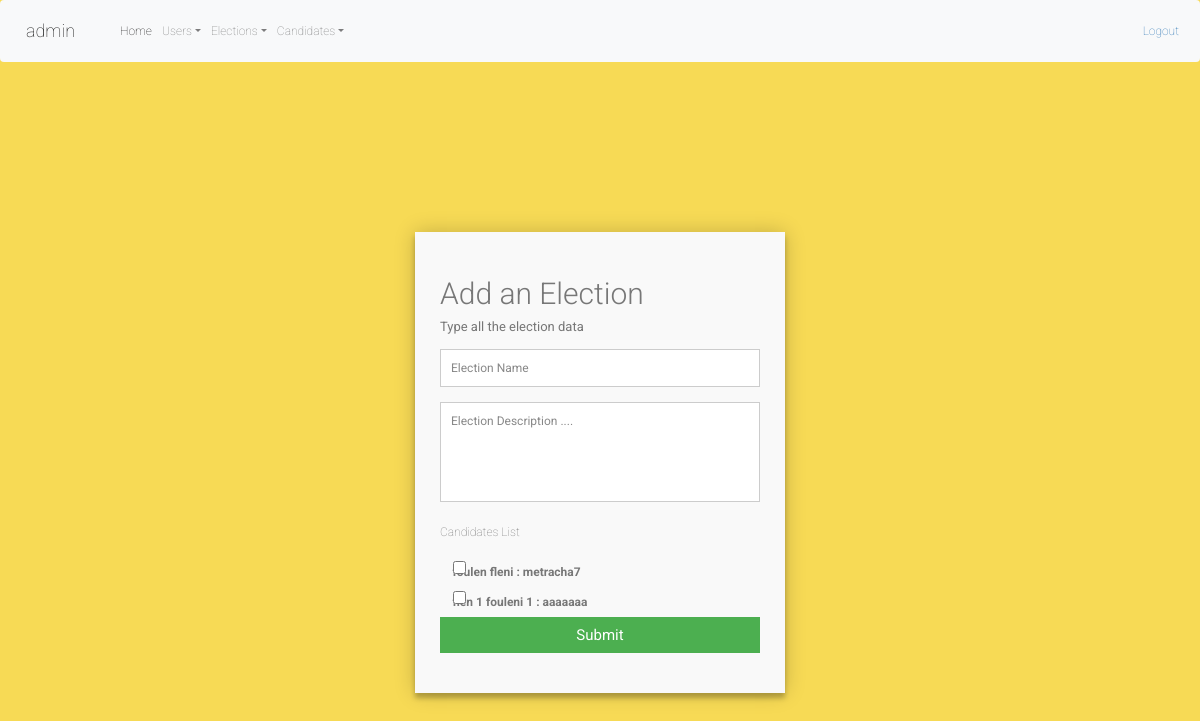
The page /admin/add.php (signed in) on the database its author committed.
### tables this page shows
CREATE TABLE `candidate` (
  `id` int(11) NOT NULL,
  `firstName` varchar(10) NOT NULL,
  `lastName` varchar(10) NOT NULL,
  `address` varchar(25) NOT NULL,
  `email` varchar(20) NOT NULL,
  `img` varchar(200) NOT NULL,
  `tel` varchar(12) NOT NULL,
  `C_description` varchar(200) NOT NULL
);

### admin/add.php (the view, shortened to what this page needs)
<?php
$bdd = ConnexionBD::getInstance();
if(isset($_SESSION['username']) && isset($_SESSION['password']) && isset($_SESSION['role'])) {
	if($_SESSION['role']){
        include '../includes/header.php';
        ?>
        <link rel="stylesheet" href="../assets/css/style.css">
    <div class="container">
        <form id="contact" action="./add.php" method="post">
            <h3>Add an Election</h3>
            <h4>Type all the election data</h4>
            <fieldset>
                <input name="name" placeholder="Election Name" type="text" tabindex="1" required autofocus>
            </fieldset>
            <fieldset>
                <textarea name="desc" placeholder="Election Description ...." tabindex="5" required></textarea>
            </fieldset>
            <p>Candidates List</p>
            <?php
            $req = $bdd->prepare('SELECT * FROM candidate');
            $req->execute();
            $candidates = $req->fetchAll(PDO::FETCH_OBJ);
            foreach($candidates as $candidate) {
            ?>
            <div class="form-check">
                <input name ="check-list[]" type="checkbox" class="form-check-input" id="materialUnchecked" value=<?=$candidate->id?>>
                <label class="form-check-label" for="materialUnchecked"><?=$candidate->firstName.' '.$candidate->lastName.' : '.$candidate->C_description?></label>
            </div>
            <?php
            }
            ?>
            <fieldset>
                <button name="submit" type="submit" id="contact-submit" data-submit="...Adding">Submit</button>
            </fieldset>
        </form>
    </div>
        <?php
    }
    else{
        header("Location: ../login");
    }
}
else{
    header("Location: ../login");
}
?>

### assets/css/style.css (style rules this page uses)
* { margin: 0; padding: 0; box-sizing: border-box; -webkit-box-sizing: border-box; -moz-box-sizing: border-box; -webkit-font-smoothing: antialiased; -moz-font-smoothing: antialiased; -o-font-smoothing: antialiased; font-smoothing: antialiased; text-rendering: optimizeLegibility; }
.container { max-width: 400px; width: 100%; margin: 0 auto; position: relative; }
#contact input[type="text"], #contact input[type="email"], #contact input[type="tel"], #contact input[type="url"], #contact textarea, #contact button[type="submit"] { font: 400 12px/16px "Roboto", Helvetica, Arial, sans-serif; }
#contact { background: #F9F9F9; padding: 25px; margin: 150px 0; box-shadow: 0 0 20px 0 rgba(0, 0, 0, 0.2), 0 5px 5px 0 rgba(0, 0, 0, 0.24); }
#contact h3 { display: block; font-size: 30px; font-weight: 300; margin-bottom: 10px; }
#contact h4 { margin: 5px 0 15px; display: block; font-size: 13px; font-weight: 400; }
fieldset { border: medium none !important; margin: 0 0 10px; min-width: 100%; padding: 0; width: 100%; }
#contact input[type="text"], #contact input[type="email"], #contact input[type="tel"], #contact input[type="url"], #contact textarea { width: 100%; border: 1px solid #ccc; background: #FFF; margin: 0 0 5px; padding: 10px; }
#contact textarea { height: 100px; max-width: 100%; resize: none; }
#contact button[type="submit"] { cursor: pointer; width: 100%; border: none; background: #4CAF50; color: #FFF; margin: 0 0 5px; padding: 10px; font-size: 15px; }

### rows shown on the page
candidate: firstName "foulen", lastName "fleni", C_description "metracha7"
candidate: firstName "flen 1", lastName "fouleni 1", C_description "aaaaaaa"

### other values the page prints
$_SESSION['username'] "admin"
